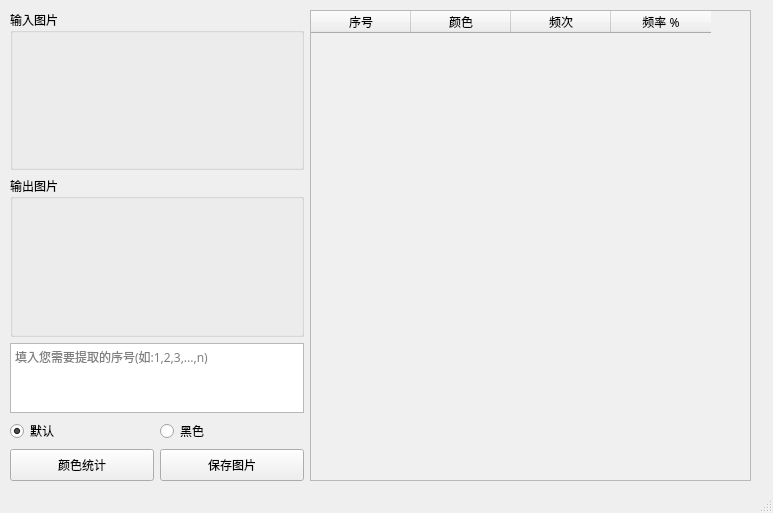
<?xml version="1.0" encoding="UTF-8"?>
<ui version="4.0">
 <class>MainWindow</class>
 <widget class="QMainWindow" name="MainWindow">
  <property name="geometry">
   <rect>
    <x>0</x>
    <y>0</y>
    <width>773</width>
    <height>513</height>
   </rect>
  </property>
  <property name="sizePolicy">
   <sizepolicy hsizetype="Preferred" vsizetype="Preferred">
    <horstretch>0</horstretch>
    <verstretch>0</verstretch>
   </sizepolicy>
  </property>
  <property name="font">
   <font>
    <family>微软雅黑</family>
   </font>
  </property>
  <property name="contextMenuPolicy">
   <enum>Qt::DefaultContextMenu</enum>
  </property>
  <property name="windowTitle">
   <string>图片颜色统计工具   作者:Byxs20</string>
  </property>
  <widget class="QWidget" name="centralwidget">
   <widget class="QWidget" name="layoutWidget">
    <property name="geometry">
     <rect>
      <x>10</x>
      <y>10</y>
      <width>741</width>
      <height>471</height>
     </rect>
    </property>
    <layout class="QHBoxLayout" name="horizontalLayout" stretch="4,6">
     <item>
      <layout class="QVBoxLayout" name="verticalLayout" stretch="5,5,1,0,1">
       <item>
        <widget class="QGroupBox" name="groupBox">
         <property name="title">
          <string>输入图片</string>
         </property>
         <layout class="QVBoxLayout" name="verticalLayout_2">
          <item>
           <widget class="QLabel" name="label">
            <property name="sizePolicy">
             <sizepolicy hsizetype="MinimumExpanding" vsizetype="Expanding">
              <horstretch>0</horstretch>
              <verstretch>0</verstretch>
             </sizepolicy>
            </property>
            <property name="text">
             <string/>
            </property>
           </widget>
          </item>
         </layout>
        </widget>
       </item>
       <item>
        <widget class="QGroupBox" name="groupBox_2">
         <property name="title">
          <string>输出图片</string>
         </property>
         <layout class="QVBoxLayout" name="verticalLayout_3">
          <item>
           <widget class="QLabel" name="label_2">
            <property name="text">
             <string/>
            </property>
           </widget>
          </item>
         </layout>
        </widget>
       </item>
       <item>
        <widget class="QPlainTextEdit" name="plainTextEdit">
         <property name="placeholderText">
          <string>填入您需要提取的序号(如:1,2,3,...,n)</string>
         </property>
        </widget>
       </item>
       <item>
        <layout class="QHBoxLayout" name="horizontalLayout_3">
         <item>
          <widget class="QRadioButton" name="radioButton">
           <property name="text">
            <string>默认</string>
           </property>
           <property name="checked">
            <bool>true</bool>
           </property>
          </widget>
         </item>
         <item>
          <widget class="QRadioButton" name="radioButton_2">
           <property name="text">
            <string>黑色</string>
           </property>
          </widget>
         </item>
        </layout>
       </item>
       <item>
        <layout class="QHBoxLayout" name="horizontalLayout_2">
         <item>
          <widget class="QPushButton" name="pushButton">
           <property name="sizePolicy">
            <sizepolicy hsizetype="Expanding" vsizetype="Expanding">
             <horstretch>0</horstretch>
             <verstretch>0</verstretch>
            </sizepolicy>
           </property>
           <property name="text">
            <string>颜色统计</string>
           </property>
          </widget>
         </item>
         <item>
          <widget class="QPushButton" name="pushButton_2">
           <property name="sizePolicy">
            <sizepolicy hsizetype="Expanding" vsizetype="Expanding">
             <horstretch>0</horstretch>
             <verstretch>0</verstretch>
            </sizepolicy>
           </property>
           <property name="text">
            <string>保存图片</string>
           </property>
          </widget>
         </item>
        </layout>
       </item>
      </layout>
     </item>
     <item>
      <widget class="QTableWidget" name="tableWidget">
       <property name="styleSheet">
        <string notr="true">QWidget{background-color:#f0f0f0;}
QHeaderView::section{background-color:#f0f0f0;}</string>
       </property>
       <property name="editTriggers">
        <set>QAbstractItemView::NoEditTriggers</set>
       </property>
       <attribute name="verticalHeaderVisible">
        <bool>true</bool>
       </attribute>
       <column>
        <property name="text">
         <string>序号</string>
        </property>
       </column>
       <column>
        <property name="text">
         <string>颜色</string>
        </property>
       </column>
       <column>
        <property name="text">
         <string>频次</string>
        </property>
       </column>
       <column>
        <property name="text">
         <string>频率 %</string>
        </property>
       </column>
      </widget>
     </item>
    </layout>
   </widget>
  </widget>
  <widget class="QStatusBar" name="statusbar"/>
 </widget>
 <resources/>
 <connections/>
</ui>
